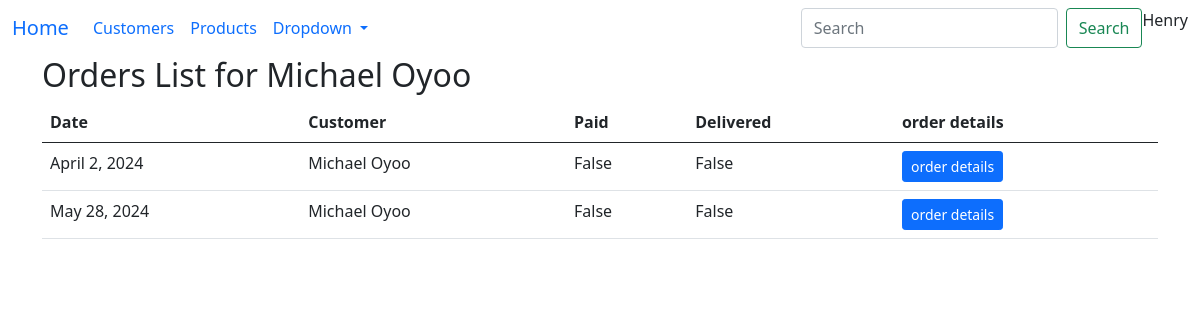
/orders/1 (signed in), run on the app's committed database.
### sales/models.py (models this page shows, shortened)
class Customer(models.Model):
    first_name = models.CharField(max_length=20)
    last_name = models.CharField(max_length=20)
    email = models.EmailField()
    phone = models.CharField(max_length=12)
    user = models.ForeignKey(User, on_delete=models.CASCADE)
    password = models.CharField(max_length=20)
    def __str__(self):
        return f'{self.first_name}'

class Order(models.Model):
    customer = models.ForeignKey(Customer, on_delete=models.CASCADE)
    order_date = models.DateField()
    paid = models.BooleanField(default=False)
    delivered = models.BooleanField(default=False)

### sales/views.py (the view)
# urls.py: path('orders/<int:customer_id>', orders, name='orders'),
@login_required
def orders(request, customer_id):
    current_customer = Customer.objects.get(id=customer_id)
    if current_customer:
        orders = Order.objects.filter(customer=current_customer)
        context = {'orders': orders}
    context.update({'customer': current_customer})
    return render(request, 'orders.html', context)

### sales/templates/orders.html
{% extends 'base.html' %} {% block main %}
<h2>Orders List for {{customer}}</h2>
<table class="table table-hovered">
    <thead>
        <tr>
            <th>Date</th>
            <th>Customer</th>
            <th>Paid</th>
            <th>Delivered</th>
            <th>order details</th>
        </tr>
    </thead>
    <tbody>
        {% for order in orders %}
        <tr>
            <td>{{order.order_date}}</td>
            <td>{{order.customer}}</td>
            <td>{{order.paid}}</td>
            <td>{{order.delivered}}</td>
            <td>
                <a
                    href="/order_details/{{order.id}}"
                    class="btn btn-primary btn-sm"
                    >order details</a
                >
            </td>
        </tr>
        {% endfor %}
    </tbody>
</table>
{% endblock %}

### sales/templates/base.html (shortened to what this page needs)
<!DOCTYPE html>
<html lang="en">
<head>
    <link href="https://cdn.jsdelivr.net/npm/bootstrap@5.0.2/dist/css/bootstrap.min.css" rel="stylesheet">
</head>
<body>
<nav class="navbar navbar-expand-lg bg-body-tertiary">
  <div class="container-fluid">
    <a class="navbar-brand" href="/">Home</a>
    <div class="collapse navbar-collapse" id="navbarSupportedContent">
      <ul class="navbar-nav me-auto mb-2 mb-lg-0">
        <li class="nav-item">
          <a class="nav-link active" aria-current="page" href="/customers">Customers</a>
        </li>
        <li class="nav-item">
          <a class="nav-link" href="/products">Products</a>
        </li>
        <li class="nav-item dropdown">
          <a class="nav-link dropdown-toggle" href="#" role="button" data-bs-toggle="dropdown" aria-expanded="false">
            Dropdown
          </a>
        </li>
        <li class="nav-item">
          <a class="nav-link disabled" aria-disabled="true"></a>
        </li>
      </ul>
      <form class="d-flex" role="search">
        <input class="form-control me-2" type="search" placeholder="Search" aria-label="Search">
        <button class="btn btn-outline-success" type="submit">Search</button>
        <div class="d-flex" m1>{% if user.is_authenticated%}
        <p> {{user.first_name}} </p>
        {% else %}
        <a href="login_page" class=" btn btn-success">Login</a>
        {% endif %}
        </div>
      </form>
    </div>
  </div>
</nav>
<div class="container">
  {% block main %} {% endblock %}
</div>
</body>
</html>

### data on the page
Customer: first_name "Michael Oyoo"
Order: order_date "April 2, 2024", customer "Michael Oyoo", paid "False", delivered "False"
Order: order_date "May 28, 2024", customer "Michael Oyoo", paid "False", delivered "False"

### other printed values
{{ user.first_name }} "Henry"
